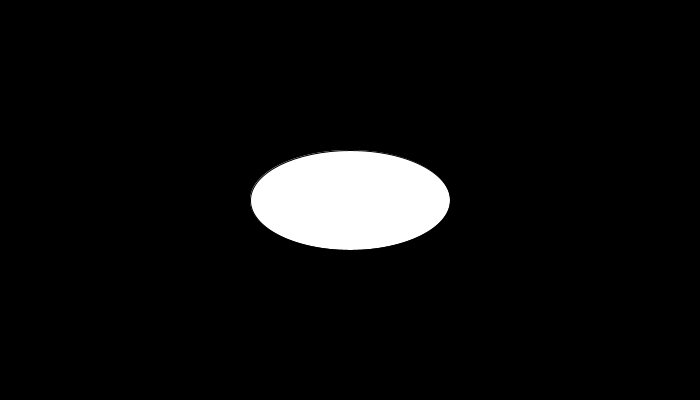
Frame 1 (no input)
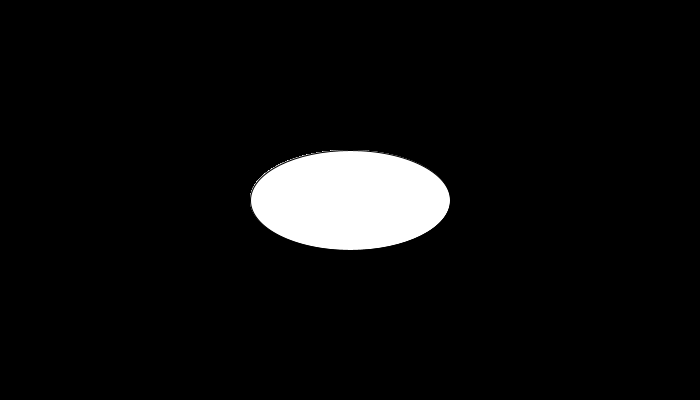
Frame 60 (the mouse pressed at the canvas centre just before this capture)
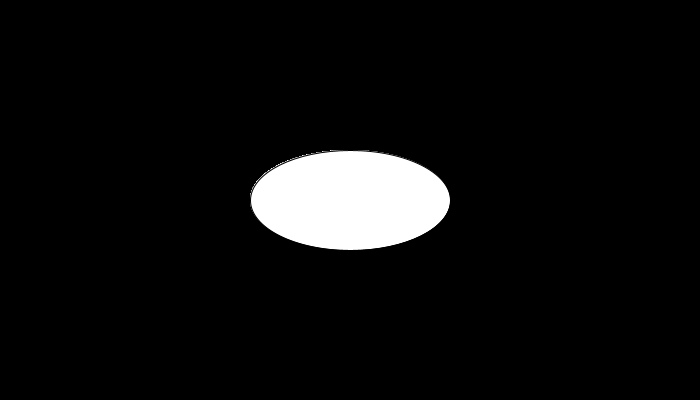
Frame 120 (the mouse held since frame 60 and released just before this capture)

The Processing sketch that drew these frames (run headless with seeded random() and noise(); from frame 60 on, the mouse is pressed at the canvas centre):

// Processing sketch: processing_34116
// ── processing_34116.pde

void setup () {
  
  size (700,400);
  background(0);
  
  
  
}

int value = 255;

void draw() {
  fill(value);
  ellipse(350,200,200,100);
}

void mouseDragged() 
{
  value = value + 10;
  if (value > 255) {
    value = 0;
  }
} 
  
  
  
  
  
